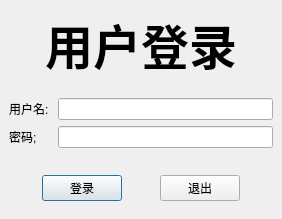
<?xml version="1.0" encoding="UTF-8"?>
<ui version="4.0">
 <class>Login</class>
 <widget class="QDialog" name="Login">
  <property name="geometry">
   <rect>
    <x>0</x>
    <y>0</y>
    <width>282</width>
    <height>219</height>
   </rect>
  </property>
  <property name="windowTitle">
   <string>Dialog</string>
  </property>
  <layout class="QVBoxLayout" name="verticalLayout">
   <property name="spacing">
    <number>0</number>
   </property>
   <property name="leftMargin">
    <number>0</number>
   </property>
   <property name="topMargin">
    <number>0</number>
   </property>
   <property name="rightMargin">
    <number>0</number>
   </property>
   <property name="bottomMargin">
    <number>0</number>
   </property>
   <item>
    <widget class="QWidget" name="widget" native="true">
     <layout class="QHBoxLayout" name="horizontalLayout_2">
      <item>
       <spacer name="horizontalSpacer_4">
        <property name="orientation">
         <enum>Qt::Horizontal</enum>
        </property>
        <property name="sizeHint" stdset="0">
         <size>
          <width>40</width>
          <height>20</height>
         </size>
        </property>
       </spacer>
      </item>
      <item>
       <widget class="QLabel" name="label">
        <property name="font">
         <font>
          <family>微软雅黑</family>
          <pointsize>36</pointsize>
          <weight>75</weight>
          <bold>true</bold>
         </font>
        </property>
        <property name="text">
         <string>用户登录</string>
        </property>
       </widget>
      </item>
      <item>
       <spacer name="horizontalSpacer_5">
        <property name="orientation">
         <enum>Qt::Horizontal</enum>
        </property>
        <property name="sizeHint" stdset="0">
         <size>
          <width>40</width>
          <height>20</height>
         </size>
        </property>
       </spacer>
      </item>
     </layout>
    </widget>
   </item>
   <item>
    <widget class="QWidget" name="widget_2" native="true">
     <layout class="QGridLayout" name="gridLayout">
      <item row="0" column="0">
       <widget class="QLabel" name="label_2">
        <property name="text">
         <string>用户名: </string>
        </property>
       </widget>
      </item>
      <item row="0" column="1">
       <widget class="QLineEdit" name="userName"/>
      </item>
      <item row="1" column="0">
       <widget class="QLabel" name="label_3">
        <property name="text">
         <string>密码;</string>
        </property>
       </widget>
      </item>
      <item row="1" column="1">
       <widget class="QLineEdit" name="passwd"/>
      </item>
     </layout>
    </widget>
   </item>
   <item>
    <widget class="QWidget" name="widget_3" native="true">
     <layout class="QHBoxLayout" name="horizontalLayout">
      <item>
       <spacer name="horizontalSpacer_2">
        <property name="orientation">
         <enum>Qt::Horizontal</enum>
        </property>
        <property name="sizeHint" stdset="0">
         <size>
          <width>40</width>
          <height>20</height>
         </size>
        </property>
       </spacer>
      </item>
      <item>
       <widget class="QPushButton" name="login">
        <property name="text">
         <string>登录</string>
        </property>
       </widget>
      </item>
      <item>
       <spacer name="horizontalSpacer">
        <property name="orientation">
         <enum>Qt::Horizontal</enum>
        </property>
        <property name="sizeHint" stdset="0">
         <size>
          <width>40</width>
          <height>20</height>
         </size>
        </property>
       </spacer>
      </item>
      <item>
       <widget class="QPushButton" name="exit">
        <property name="text">
         <string>退出</string>
        </property>
       </widget>
      </item>
      <item>
       <spacer name="horizontalSpacer_3">
        <property name="orientation">
         <enum>Qt::Horizontal</enum>
        </property>
        <property name="sizeHint" stdset="0">
         <size>
          <width>40</width>
          <height>20</height>
         </size>
        </property>
       </spacer>
      </item>
     </layout>
    </widget>
   </item>
  </layout>
 </widget>
 <resources/>
 <connections/>
</ui>
